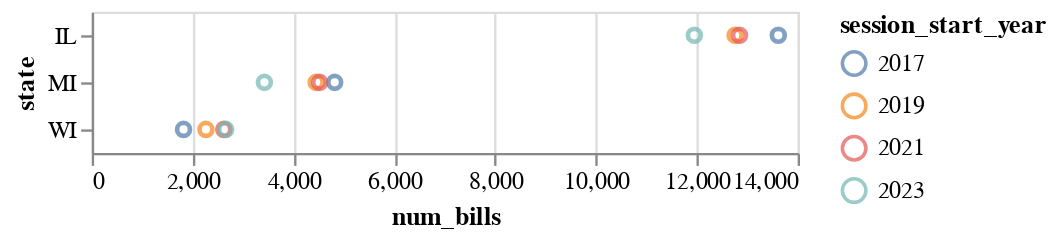

Notebook code cell kept with this figure:
### Code cell
# Example 3
# The prior example treated year as an Ordinal because it was numeric,
# instead we would treat it as Nominal for this data.
# We can use :Q, :O, :N, :T to mark the type that should be used.

by_year = chart.mark_point().encode(
    alt.Y("state:N"),
    alt.X("num_bills:Q"),
    alt.Color("session_start_year:N"),
)

# we're saving this one for later, so repeat the variable name to see it
by_year

### Figure 1 — Vega-Lite specification as saved in the notebook (floating-point values rounded to 4 significant figures)
{"config": {"view": {"continuousWidth": 300, "continuousHeight": 300}}, "data": {"name": "data-7819b1facf2e5fc9998dcf4cad0b99f8"}, "mark": {"type": "point"}, "encoding": {"color": {"field": "session_start_year", "type": "nominal"}, "x": {"field": "num_bills", "type": "quantitative"}, "y": {"field": "state", "type": "nominal"}}, "$schema": "https://vega.github.io/schema/vega-lite/v5.20.1.json", "datasets": {"data-7819b1facf2e5fc9998dcf4cad0b99f8": [{"state": "IL", "session_start_year": 2017, "num_bills": 13616}, {"state": "IL", "session_start_year": 2019, "num_bills": 12760}, {"state": "IL", "session_start_year": 2021, "num_bills": 12847}, {"state": "IL", "session_start_year": 2023, "num_bills": 11951}, {"state": "MI", "session_start_year": 2017, "num_bills": 4818}, {"state": "MI", "session_start_year": 2019, "num_bills": 4450}, {"state": "MI", "session_start_year": 2021, "num_bills": 4520}, {"state": "MI", "session_start_year": 2023, "num_bills": 3424}, {"state": "WI", "session_start_year": 2017, "num_bills": 1820}, {"state": "WI", "session_start_year": 2019, "num_bills": 2264}, {"state": "WI", "session_start_year": 2021, "num_bills": 2618}, {"state": "WI", "session_start_year": 2023, "num_bills": 2656}]}}
